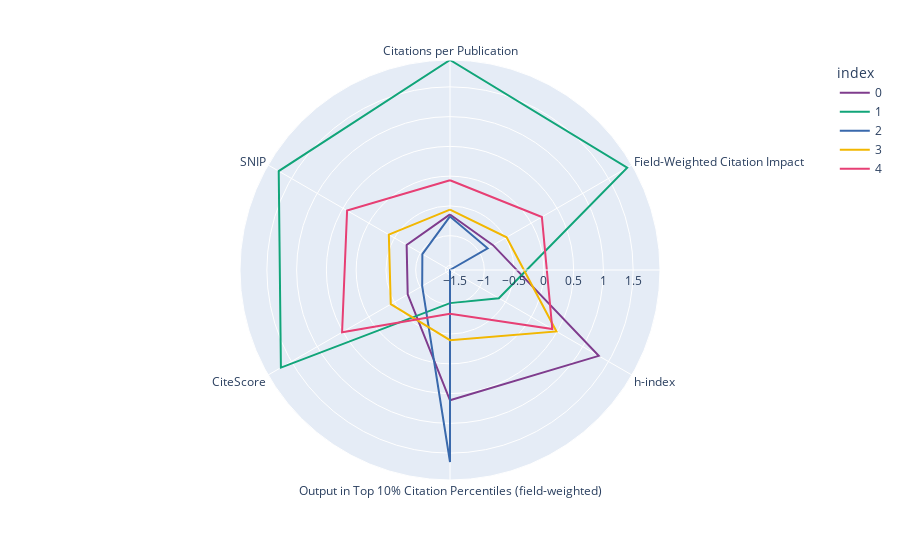

Notebook source saved alongside this figure:
### Code cell
fig1 = px.line_polar(cen_std, r="value", theta="variable", color="index", line_close=True,
                     color_discrete_sequence=px.colors.qualitative.Bold)
fig1.show()

### Figure 1 — Plotly figure (JSON) as saved in the notebook; plotly's stock layout.template omitted (floating-point values rounded to 4 significant figures)
{"data": [{"hovertemplate": "index=0<br>value=%{r}<br>variable=%{theta}<extra></extra>", "legendgroup": "0", "line": {"color": "rgb(127, 60, 141)", "dash": "solid"}, "marker": {"symbol": "circle"}, "mode": "lines", "name": "0", "r": [-0.6431, -0.7418, 1.309, 0.612, -0.7562, -0.7354, -0.6431], "showlegend": true, "subplot": "polar", "theta": ["Citations per Publication", "Field-Weighted Citation Impact", "h-index", "Output in Top 10% Citation Percentiles (field-weighted)", "CiteScore", "SNIP", "Citations per Publication"], "type": "scatterpolar"}, {"hovertemplate": "index=1<br>value=%{r}<br>variable=%{theta}<extra></extra>", "legendgroup": "1", "line": {"color": "rgb(17, 165, 121)", "dash": "solid"}, "marker": {"symbol": "circle"}, "mode": "lines", "name": "1", "r": [1.951, 1.861, -0.6292, -1.02, 1.704, 1.746, 1.951], "showlegend": true, "subplot": "polar", "theta": ["Citations per Publication", "Field-Weighted Citation Impact", "h-index", "Output in Top 10% Citation Percentiles (field-weighted)", "CiteScore", "SNIP", "Citations per Publication"], "type": "scatterpolar"}, {"hovertemplate": "index=2<br>value=%{r}<br>variable=%{theta}<extra></extra>", "legendgroup": "2", "line": {"color": "rgb(57, 105, 172)", "dash": "solid"}, "marker": {"symbol": "circle"}, "mode": "lines", "name": "2", "r": [-0.6767, -0.8465, -1.576, 1.648, -1.037, -1.04, -0.6767], "showlegend": true, "subplot": "polar", "theta": ["Citations per Publication", "Field-Weighted Citation Impact", "h-index", "Output in Top 10% Citation Percentiles (field-weighted)", "CiteScore", "SNIP", "Citations per Publication"], "type": "scatterpolar"}, {"hovertemplate": "index=3<br>value=%{r}<br>variable=%{theta}<extra></extra>", "legendgroup": "3", "line": {"color": "rgb(242, 183, 1)", "dash": "solid"}, "marker": {"symbol": "circle"}, "mode": "lines", "name": "3", "r": [-0.5622, -0.4782, 0.4883, -0.3979, -0.4273, -0.39, -0.5622], "showlegend": true, "subplot": "polar", "theta": ["Citations per Publication", "Field-Weighted Citation Impact", "h-index", "Output in Top 10% Citation Percentiles (field-weighted)", "CiteScore", "SNIP", "Citations per Publication"], "type": "scatterpolar"}, {"hovertemplate": "index=4<br>value=%{r}<br>variable=%{theta}<extra></extra>", "legendgroup": "4", "line": {"color": "rgb(231, 63, 116)", "dash": "solid"}, "marker": {"symbol": "circle"}, "mode": "lines", "name": "4", "r": [-0.06923, 0.2058, 0.4083, -0.8422, 0.517, 0.4197, -0.06923], "showlegend": true, "subplot": "polar", "theta": ["Citations per Publication", "Field-Weighted Citation Impact", "h-index", "Output in Top 10% Citation Percentiles (field-weighted)", "CiteScore", "SNIP", "Citations per Publication"], "type": "scatterpolar"}], "layout": {"legend": {"title": {"text": "index"}, "tracegroupgap": 0}, "margin": {"t": 60}, "polar": {"angularaxis": {"direction": "clockwise", "rotation": 90}, "domain": {"x": [0, 1], "y": [0, 1]}}}}
